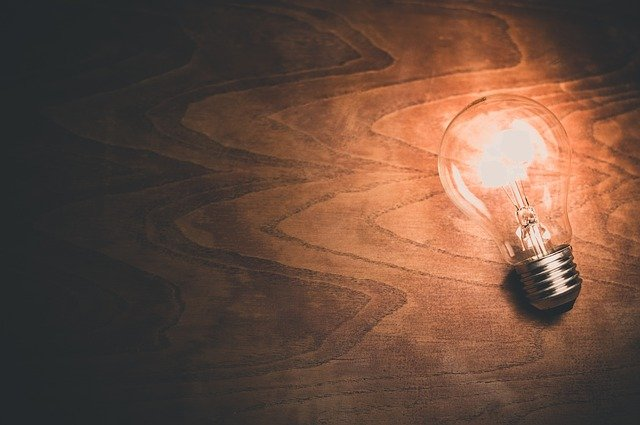
#> input picture python/add-text-to-image/image.jpg, 640 x 425 px
$ python text_to_image.py   (older library calls are emulated)
#> lines starting #> are read from the running program, lines starting #| are printed output that depends on the picture; after the words box and inside, x2 and y2 are one past the last pixel; in counts of white or black regions, pixels touching at a corner belong together
import cv2;
import textwrap;

def put_text(img, text, x_value, y_value):
    font = cv2.FONT_HERSHEY_DUPLEX
    wrapped_text = textwrap.wrap(text, width=10)
    x, y = 200, 40
    font_size = 2
    font_thickness = 3

    for i, line in enumerate(wrapped_text):
        textsize = cv2.getTextSize(line, font, font_size, font_thickness)[0]

        gap = textsize[1] + 40
        y = y_value + i * gap
        #y = int((img.shape[0] + textsize[1]) / 2) + i * gap
        x = int((img.shape[1] - textsize[0]) / 2)
        cv2.putText(img, line, (x_value, y), font,
                    font_size,
                    (255,255,255),
                    font_thickness,
                    lineType = cv2.LINE_AA)


img = cv2.imread("image.jpg")
#> img is the input picture: shape (425, 640, 3); mean B, G, R 61.1, 75.6, 104.3
put_text(img, "Creative Minds Are Best", 80, 150)
#> after the loop in put_text, `for i, line in enumerate(wrapped_text):`:
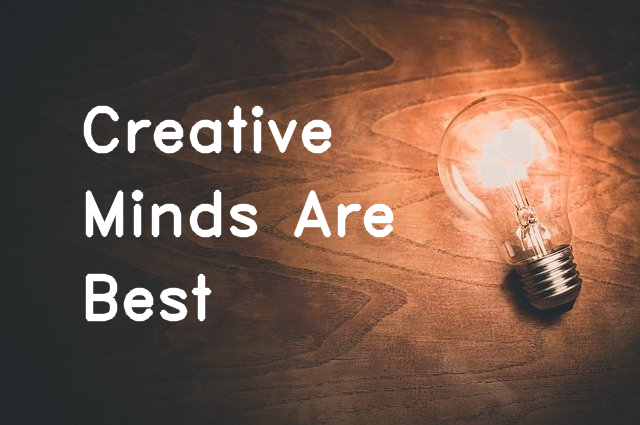
#> img: shape (425, 640, 3); 5.28% of pixels changed, all inside (x1, y1, x2, y2) = (83, 105, 394, 322)
cv2.imwrite("output.jpg", img)
